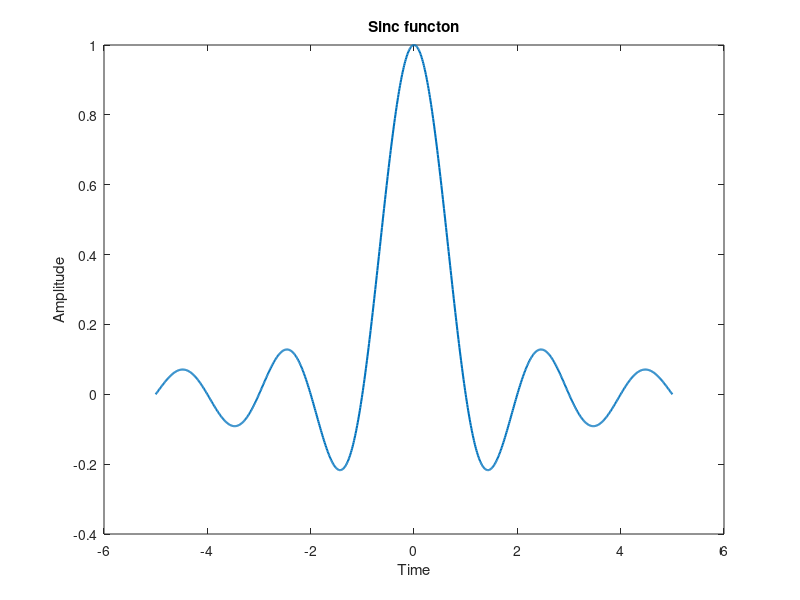

Reproduce this figure in MATLAB.
t = -5:0.01:5;
y = sinc(t);
plot(t, y, "linewidth", 1.5)
title("Sinc functon");
xlabel("Time");
ylabel("Amplitude");
